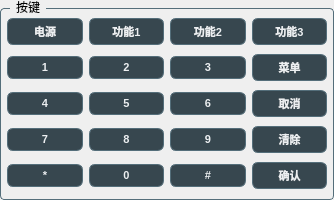
<?xml version="1.0" encoding="UTF-8"?>
<ui version="4.0">
 <class>ButtonsPanel</class>
 <widget class="QWidget" name="ButtonsPanel">
  <property name="geometry">
   <rect>
    <x>0</x>
    <y>0</y>
    <width>334</width>
    <height>200</height>
   </rect>
  </property>
  <property name="minimumSize">
   <size>
    <width>334</width>
    <height>200</height>
   </size>
  </property>
  <property name="maximumSize">
   <size>
    <width>334</width>
    <height>16777215</height>
   </size>
  </property>
  <layout class="QVBoxLayout" name="verticalLayout_root">
   <property name="leftMargin">
    <number>0</number>
   </property>
   <property name="topMargin">
    <number>0</number>
   </property>
   <property name="rightMargin">
    <number>0</number>
   </property>
   <property name="bottomMargin">
    <number>0</number>
   </property>
   <item>
    <widget class="QGroupBox" name="groupBoxDeviceButtons">
     <property name="minimumSize">
      <size>
       <width>0</width>
       <height>0</height>
      </size>
     </property>
     <property name="maximumSize">
      <size>
       <width>16777215</width>
       <height>16777215</height>
      </size>
     </property>
     <property name="styleSheet">
      <string notr="true">QGroupBox { border: 1px solid #546e7a; border-radius: 4px; margin-top: 8px; } QGroupBox::title { subcontrol-origin: margin; left: 10px; padding: 0 4px; }</string>
     </property>
     <property name="title">
      <string>按键</string>
     </property>
     <layout class="QHBoxLayout" name="horizontalLayout_deviceButtons">
      <property name="spacing">
       <number>6</number>
      </property>
      <property name="leftMargin">
       <number>6</number>
      </property>
      <property name="topMargin">
       <number>6</number>
      </property>
      <property name="rightMargin">
       <number>6</number>
      </property>
      <property name="bottomMargin">
       <number>6</number>
      </property>
      <item>
       <layout class="QGridLayout" name="gridLayout">
        <item row="5" column="0">
         <widget class="QPushButton" name="btnDeviceNum7">
          <property name="styleSheet">
           <string notr="true">QPushButton { background-color: #37474f; color: #eceff1; border: 1px solid #546e7a; border-radius: 6px; font-size: 11px; font-weight: bold; padding: 4px 8px; } QPushButton:hover { background-color: #455a64; } QPushButton:pressed { background-color: #263238; }</string>
          </property>
          <property name="text">
           <string>7</string>
          </property>
         </widget>
        </item>
        <item row="6" column="2">
         <widget class="QPushButton" name="btnDevicePound">
          <property name="styleSheet">
           <string notr="true">QPushButton { background-color: #37474f; color: #eceff1; border: 1px solid #546e7a; border-radius: 6px; font-size: 11px; font-weight: bold; padding: 4px 8px; } QPushButton:hover { background-color: #455a64; } QPushButton:pressed { background-color: #263238; }</string>
          </property>
          <property name="text">
           <string>#</string>
          </property>
         </widget>
        </item>
        <item row="5" column="2">
         <widget class="QPushButton" name="btnDeviceNum9">
          <property name="styleSheet">
           <string notr="true">QPushButton { background-color: #37474f; color: #eceff1; border: 1px solid #546e7a; border-radius: 6px; font-size: 11px; font-weight: bold; padding: 4px 8px; } QPushButton:hover { background-color: #455a64; } QPushButton:pressed { background-color: #263238; }</string>
          </property>
          <property name="text">
           <string>9</string>
          </property>
         </widget>
        </item>
        <item row="5" column="3">
         <widget class="QPushButton" name="btnDeviceClear">
          <property name="styleSheet">
           <string notr="true">QPushButton { background-color: #37474f; color: #eceff1; border: 1px solid #546e7a; border-radius: 6px; font-size: 11px; font-weight: bold; padding: 4px 8px; } QPushButton:hover { background-color: #455a64; } QPushButton:pressed { background-color: #263238; }</string>
          </property>
          <property name="text">
           <string>清除</string>
          </property>
         </widget>
        </item>
        <item row="2" column="1">
         <widget class="QPushButton" name="btnDeviceNum2">
          <property name="styleSheet">
           <string notr="true">QPushButton { background-color: #37474f; color: #eceff1; border: 1px solid #546e7a; border-radius: 6px; font-size: 11px; font-weight: bold; padding: 4px 8px; } QPushButton:hover { background-color: #455a64; } QPushButton:pressed { background-color: #263238; }</string>
          </property>
          <property name="text">
           <string>2</string>
          </property>
         </widget>
        </item>
        <item row="2" column="2">
         <widget class="QPushButton" name="btnDeviceNum3">
          <property name="styleSheet">
           <string notr="true">QPushButton { background-color: #37474f; color: #eceff1; border: 1px solid #546e7a; border-radius: 6px; font-size: 11px; font-weight: bold; padding: 4px 8px; } QPushButton:hover { background-color: #455a64; } QPushButton:pressed { background-color: #263238; }</string>
          </property>
          <property name="text">
           <string>3</string>
          </property>
         </widget>
        </item>
        <item row="5" column="1">
         <widget class="QPushButton" name="btnDeviceNum8">
          <property name="styleSheet">
           <string notr="true">QPushButton { background-color: #37474f; color: #eceff1; border: 1px solid #546e7a; border-radius: 6px; font-size: 11px; font-weight: bold; padding: 4px 8px; } QPushButton:hover { background-color: #455a64; } QPushButton:pressed { background-color: #263238; }</string>
          </property>
          <property name="text">
           <string>8</string>
          </property>
         </widget>
        </item>
        <item row="1" column="2">
         <widget class="QPushButton" name="btnDeviceVolDown">
          <property name="styleSheet">
           <string>QPushButton { background-color: #37474f; color: #eceff1; border: 1px solid #546e7a; border-radius: 6px; font-size: 11px; font-weight: bold; padding: 4px 8px; } QPushButton:hover { background-color: #455a64; } QPushButton:pressed { background-color: #263238; }</string>
          </property>
          <property name="text">
           <string>功能2</string>
          </property>
         </widget>
        </item>
        <item row="6" column="1">
         <widget class="QPushButton" name="btnDeviceNum0">
          <property name="styleSheet">
           <string notr="true">QPushButton { background-color: #37474f; color: #eceff1; border: 1px solid #546e7a; border-radius: 6px; font-size: 11px; font-weight: bold; padding: 4px 8px; } QPushButton:hover { background-color: #455a64; } QPushButton:pressed { background-color: #263238; }</string>
          </property>
          <property name="text">
           <string>0</string>
          </property>
         </widget>
        </item>
        <item row="4" column="0">
         <widget class="QPushButton" name="btnDeviceNum4">
          <property name="styleSheet">
           <string notr="true">QPushButton { background-color: #37474f; color: #eceff1; border: 1px solid #546e7a; border-radius: 6px; font-size: 11px; font-weight: bold; padding: 4px 8px; } QPushButton:hover { background-color: #455a64; } QPushButton:pressed { background-color: #263238; }</string>
          </property>
          <property name="text">
           <string>4</string>
          </property>
         </widget>
        </item>
        <item row="4" column="1">
         <widget class="QPushButton" name="btnDeviceNum5">
          <property name="styleSheet">
           <string notr="true">QPushButton { background-color: #37474f; color: #eceff1; border: 1px solid #546e7a; border-radius: 6px; font-size: 11px; font-weight: bold; padding: 4px 8px; } QPushButton:hover { background-color: #455a64; } QPushButton:pressed { background-color: #263238; }</string>
          </property>
          <property name="text">
           <string>5</string>
          </property>
         </widget>
        </item>
        <item row="6" column="3">
         <widget class="QPushButton" name="btnDeviceEnter">
          <property name="styleSheet">
           <string notr="true">QPushButton { background-color: #37474f; color: #eceff1; border: 1px solid #546e7a; border-radius: 6px; font-size: 11px; font-weight: bold; padding: 4px 8px; } QPushButton:hover { background-color: #455a64; } QPushButton:pressed { background-color: #263238; }</string>
          </property>
          <property name="text">
           <string>确认</string>
          </property>
         </widget>
        </item>
        <item row="6" column="0">
         <widget class="QPushButton" name="btnDeviceAsterisk">
          <property name="styleSheet">
           <string notr="true">QPushButton { background-color: #37474f; color: #eceff1; border: 1px solid #546e7a; border-radius: 6px; font-size: 11px; font-weight: bold; padding: 4px 8px; } QPushButton:hover { background-color: #455a64; } QPushButton:pressed { background-color: #263238; }</string>
          </property>
          <property name="text">
           <string>*</string>
          </property>
         </widget>
        </item>
        <item row="4" column="3">
         <widget class="QPushButton" name="btnDeviceCancel">
          <property name="styleSheet">
           <string notr="true">QPushButton { background-color: #37474f; color: #eceff1; border: 1px solid #546e7a; border-radius: 6px; font-size: 11px; font-weight: bold; padding: 4px 8px; } QPushButton:hover { background-color: #455a64; } QPushButton:pressed { background-color: #263238; }</string>
          </property>
          <property name="text">
           <string>取消</string>
          </property>
         </widget>
        </item>
        <item row="1" column="1">
         <widget class="QPushButton" name="btnDeviceVolUp">
          <property name="styleSheet">
           <string>QPushButton { background-color: #37474f; color: #eceff1; border: 1px solid #546e7a; border-radius: 6px; font-size: 11px; font-weight: bold; padding: 4px 8px; } QPushButton:hover { background-color: #455a64; } QPushButton:pressed { background-color: #263238; }</string>
          </property>
          <property name="text">
           <string>功能1</string>
          </property>
         </widget>
        </item>
        <item row="2" column="0">
         <widget class="QPushButton" name="btnDeviceNum1">
          <property name="styleSheet">
           <string notr="true">QPushButton { background-color: #37474f; color: #eceff1; border: 1px solid #546e7a; border-radius: 6px; font-size: 11px; font-weight: bold; padding: 4px 8px; } QPushButton:hover { background-color: #455a64; } QPushButton:pressed { background-color: #263238; }</string>
          </property>
          <property name="text">
           <string>1</string>
          </property>
         </widget>
        </item>
        <item row="1" column="0">
         <widget class="QPushButton" name="btnDevicePower">
          <property name="styleSheet">
           <string>QPushButton { background-color: #37474f; color: #eceff1; border: 1px solid #546e7a; border-radius: 6px; font-size: 11px; font-weight: bold; padding: 4px 8px; } QPushButton:hover { background-color: #455a64; } QPushButton:pressed { background-color: #263238; }</string>
          </property>
          <property name="text">
           <string>电源</string>
          </property>
         </widget>
        </item>
        <item row="4" column="2">
         <widget class="QPushButton" name="btnDeviceNum6">
          <property name="styleSheet">
           <string notr="true">QPushButton { background-color: #37474f; color: #eceff1; border: 1px solid #546e7a; border-radius: 6px; font-size: 11px; font-weight: bold; padding: 4px 8px; } QPushButton:hover { background-color: #455a64; } QPushButton:pressed { background-color: #263238; }</string>
          </property>
          <property name="text">
           <string>6</string>
          </property>
         </widget>
        </item>
        <item row="1" column="3">
         <widget class="QPushButton" name="btnDeviceReplay">
          <property name="styleSheet">
           <string>QPushButton { background-color: #37474f; color: #eceff1; border: 1px solid #546e7a; border-radius: 6px; font-size: 11px; font-weight: bold; padding: 4px 8px; } QPushButton:hover { background-color: #455a64; } QPushButton:pressed { background-color: #263238; }</string>
          </property>
          <property name="text">
           <string>功能3</string>
          </property>
         </widget>
        </item>
        <item row="2" column="3">
         <widget class="QPushButton" name="btnDeviceMenu">
          <property name="styleSheet">
           <string>QPushButton { background-color: #37474f; color: #eceff1; border: 1px solid #546e7a; border-radius: 6px; font-size: 11px; font-weight: bold; padding: 4px 8px; } QPushButton:hover { background-color: #455a64; } QPushButton:pressed { background-color: #263238; }</string>
          </property>
          <property name="text">
           <string>菜单</string>
          </property>
         </widget>
        </item>
       </layout>
      </item>
     </layout>
    </widget>
   </item>
  </layout>
 </widget>
 <resources/>
 <connections/>
</ui>
